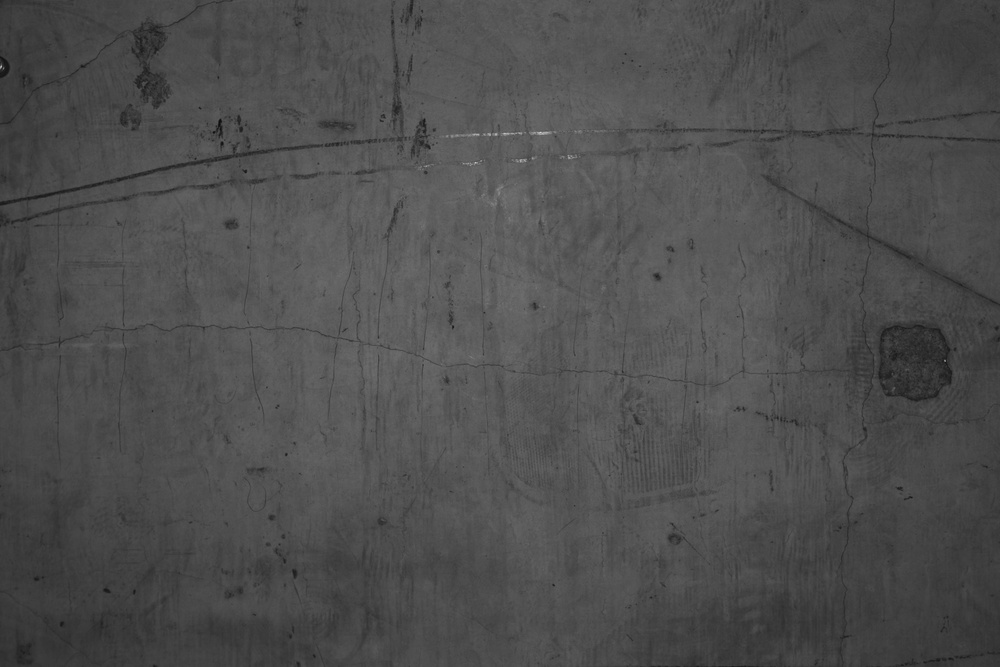
//> input picture GribCanny_0510/GribCanny_0510/1.jpg, 1000 x 667 px, shrunk from 5472 x 3648 before the run
$ ./main   (built with g++ and OpenCV 4)
//> lines starting //> are read from the running program, lines starting //| are printed output that depends on the picture
#include <iostream>
#include <opencv2/opencv.hpp>
#include <vector>
#include <stack>
#include <algorithm>//*min_element(p,p+n)º¯Êý
#include <numeric>//iotaº¯Êý
#include <math.h>

using namespace std;
using namespace cv;

#define cut_rows 3
#define cut_cols 3


void AdaptiveFindThreshold(const Mat src, double& low, double& high, int aperture_size = 3)
{
    const int cn = src.channels();
    cv::Mat dx_img(src.rows, src.cols, CV_16SC(cn));
    cv::Mat dy_img(src.rows, src.cols, CV_16SC(cn));

    cv::Sobel(src, dx_img, CV_16S, 1, 0, aperture_size, 1, 0, cv::BORDER_DEFAULT);
    cv::Sobel(src, dy_img, CV_16S, 0, 1, aperture_size, 1, 0, cv::BORDER_DEFAULT);

    const int width = dx_img.cols;
    const int height = dx_img.rows;

    // ŒÆËã±ßÔµµÄÇ¿¶È, ²¢ŽæÓÚÍŒÏñÖÐ
    float maxv = 0;
    Mat img_dxy = Mat(height, width, CV_8UC1);
    for (int i = 0; i < height; i++)
    {
        const short* _dx = (short*)(dx_img.data + dx_img.step*i);//Ã¿Ò»ÐÐµÄÊ×µØÖ·
        const short* _dy = (short*)(dy_img.data + dy_img.step*i);
        for (int j = 0; j < width; j++)
        {
            img_dxy.ptr<uchar>(i)[j]= (int)(abs(_dx[j]) + abs(_dy[j]));
            maxv = maxv < img_dxy.ptr(i)[j] ? img_dxy.ptr(i)[j] : maxv;
        }
    }
    Mat BW;
    low=threshold(img_dxy, BW, 0, 255, CV_THRESH_BINARY_INV | CV_THRESH_OTSU);

high = low * 2.5;

}

void CutPics(Mat& srcImg, vector<Mat>& ceilImg, int height, int width) {

    int ceil_height = (int)(height / cut_rows);
    int ceil_width = (int)(width / cut_cols);
    int ceil_down_height = height - (cut_rows - 1)*ceil_height;
    int ceil_right_width = width - (cut_cols - 1)*ceil_width;

    for (int i = 0; i < cut_rows - 1; i++)
        for (int j = 0; j < cut_cols; j++)
        {
            if (j < cut_cols - 1)
            {
                Rect rect(j*ceil_width, i*ceil_height, ceil_width, ceil_height);
                ceilImg.push_back(srcImg(rect));

            }
            else
            {
                Rect rect((cut_cols - 1)*ceil_width, i*ceil_height, ceil_right_width, ceil_height);
                ceilImg.push_back(srcImg(rect));
            }
        }

    for (int i = 0; i < cut_cols; i++)
    {
        if (i < cut_cols - 1)
        {
            Rect rect(i*ceil_width, (cut_rows - 1)*ceil_height, ceil_width, ceil_down_height);
            ceilImg.push_back(srcImg(rect));
        }
        else   //ÓÒÏÂœÇÕâžöÍŒÏñ¿é
        {
            Rect rect((cut_cols - 1)*ceil_width, (cut_rows - 1)*ceil_height, ceil_right_width, ceil_down_height);
            ceilImg.push_back(srcImg(rect));
        }
    }

}

Mat StitchPics(vector<Mat>& ceilImg, int height,int width) {

    Mat dst(height, width, CV_8UC1, Scalar(0));
    int ceil_x = 0, ceil_y = 0;
    for (auto ptr = ceilImg.begin(); ptr != ceilImg.end(); ++ptr) {

        Rect rect(ceil_x, ceil_y, (*ptr).cols, (*ptr).rows);
        (*ptr).copyTo(dst(rect));

        if (ceil_x + (*ptr).cols >= width) {
            ceil_y += (*ptr).rows;
            ceil_x = 0;
        }
        else {
            ceil_x += (*ptr).cols;
        }
    }

    return dst;

}

//Ñ°ÕÒµãŒ¯µÄ×îÐ¡ÍâœÓŸØÐÎµÄ×óÉÏµãºÍÓÒÏÂµã
void Straightness(Point& X1, Point& X2, vector<Point>& domain, int height ,int width) {
    RotatedRect rect = minAreaRect(domain);
    Point2f fourPoint2f[4];
    rect.points(fourPoint2f);//×îÐ¡ÍâœÓŸØÐÎµÄËÄžö¶¥µã

    float x[4], y[4];
    for (int i = 0; i < 4; ++i) {
        x[i] = fourPoint2f[i].x;
        y[i] = fourPoint2f[i].y;
    }
    X1.x = cvFloor(*min_element(x, x + 4))-1 < 0 ? 0 : cvFloor(*min_element(x, x + 4))-1;
    X2.x = cvCeil(*max_element(x, x + 4))+1 > (width-1) ? (width-1) : cvCeil(*max_element(x, x + 4))+1;
    X1.y = cvFloor(*min_element(y, y + 4))-1 < 0 ? 0 : cvFloor(*min_element(y, y + 4))-1;
    X2.y = cvCeil(*max_element(y, y + 4))+1 > (height-1) ? (height-1) : cvCeil(*max_element(y, y + 4))+1;
}

void binaryzation(Mat & srcImg) {
    Mat lookUpTable(1, 256, CV_8U, Scalar(255));
    lookUpTable.data[0] = 0;
    LUT(srcImg, lookUpTable, srcImg);
}


void findConnectedDomain(Mat & srcImg, vector<vector<Point>>& connectedDomains, int width_th, int area, float WHRatio, vector<int> & DomainsWidth) {
    Mat_<uchar> tempImg = (Mat_<uchar> &)srcImg;

    for (int i = 0; i < tempImg.rows; ++i) {
        uchar* row = tempImg.ptr(i);
        for (int j = 0; j < tempImg.cols; ++j) {
            if (row[j] == 255) {
                stack<Point> connectedPoints;
                vector<Point> domain;
                connectedPoints.push(Point(j, i));
                while (!connectedPoints.empty()) {
                    Point currentPoint = connectedPoints.top();
                    domain.push_back(currentPoint);

                    int colNum = currentPoint.x;
                    int rowNum = currentPoint.y;

                    tempImg.ptr(rowNum)[colNum] = 0;
                    connectedPoints.pop();

                    if (rowNum - 1 >= 0 && colNum - 1 >= 0 && tempImg.ptr(rowNum - 1)[colNum - 1] == 255) {
                        tempImg.ptr(rowNum - 1)[colNum - 1] = 0;
                        connectedPoints.push(Point(colNum - 1, rowNum - 1));
                    }
                    if (rowNum - 1 >= 0 && tempImg.ptr(rowNum - 1)[colNum] == 255) {
                        tempImg.ptr(rowNum - 1)[colNum] = 0;
                        connectedPoints.push(Point(colNum, rowNum - 1));
                    }
                    if (rowNum - 1 >= 0 && colNum + 1 < tempImg.cols && tempImg.ptr(rowNum - 1)[colNum + 1] == 255) {
                        tempImg.ptr(rowNum - 1)[colNum + 1] = 0;
                        connectedPoints.push(Point(colNum + 1, rowNum - 1));
                    }
                    if (colNum - 1 >= 0 && tempImg.ptr(rowNum)[colNum - 1] == 255) {
                        tempImg.ptr(rowNum)[colNum - 1] = 0;
                        connectedPoints.push(Point(colNum - 1, rowNum));
                    }
                    if (colNum + 1 < tempImg.cols && tempImg.ptr(rowNum)[colNum + 1] == 255) {
                        tempImg.ptr(rowNum)[colNum + 1] = 0;
                        connectedPoints.push(Point(colNum + 1, rowNum));
                    }
                    if (rowNum + 1 < tempImg.rows && colNum - 1 > 0 && tempImg.ptr(rowNum + 1)[colNum - 1] == 255) {
                        tempImg.ptr(rowNum + 1)[colNum - 1] = 0;
                        connectedPoints.push(Point(colNum - 1, rowNum + 1));
                    }
                    if (rowNum + 1 < tempImg.rows && tempImg.ptr(rowNum + 1)[colNum] == 255) {
                        tempImg.ptr(rowNum + 1)[colNum] = 0;
                        connectedPoints.push(Point(colNum, rowNum + 1));
                    }
                    if (rowNum + 1 < tempImg.rows && colNum + 1 < tempImg.cols && tempImg.ptr(rowNum + 1)[colNum + 1] == 255) {
                        tempImg.ptr(rowNum + 1)[colNum + 1] = 0;
                        connectedPoints.push(Point(colNum + 1, rowNum + 1));
                    }
                }
                if (domain.size() > area) {
                    RotatedRect rect = minAreaRect(domain);
                    //Point2f fourPoint2f[4];
                    //rect.points(fourPoint2f);//×îÐ¡ÍâœÓŸØÐÎµÄËÄžö¶¥µã
                    //Straightness(fourPoint2f, domain);

                    float width = rect.size.width;
                    float height = rect.size.height;
                    if (width < height) {
                        float temp = width;
                        width = height;
                        height = temp;
                    }
                    if (width > height * WHRatio && width > width_th) {
                        for (auto cit = domain.begin(); cit != domain.end(); ++cit) {
                            tempImg.ptr(cit->y)[cit->x] = 128;
                        }
                        connectedDomains.push_back(domain);
                        DomainsWidth.push_back(int(width));
                    }
                }
            }
        }
    }

    binaryzation(srcImg);
}

bool FindEndpoint(Mat & srcImg, vector<Point> & ske) {
    Mat lookUpTable(1, 256, CV_8U,Scalar(1));
    lookUpTable.at<uchar>(0,0) = 0;
    LUT(srcImg, lookUpTable, srcImg);
    vector<Point> duandian, jiedian;//¶Ëµã£¬œÚµã
    for (int i = 0;i < srcImg.rows;++i) {
        uchar* row = srcImg.ptr(i);
        for (int j = 0;j < srcImg.cols;++j) {
            if (row[j]) {
                int cnt = 0;
                cnt = (row[j - 1] + row[j + 1] + (row - srcImg.step)[j - 1] + (row - srcImg.step)[j] + (row - srcImg.step)[j + 1] + (row + srcImg.step)[j - 1] + (row + srcImg.step)[j] + (row + srcImg.step)[j + 1]);
                if (cnt == 1) {
                    duandian.push_back(Point(j, i));
                }
            }
        }
    }
    lookUpTable.at<uchar>(0, 1) = 255;
    LUT(srcImg, lookUpTable, srcImg);
    if (duandian.size() != 0) {
        ske = duandian;
        return true;
    }
    else {
        return false;
    }
}

//ŽÓÐ¡µœŽóÅÅÐò²¢Ž¢ŽæË÷Òý
template <typename T> vector<size_t> sort_indexes(const vector<T> &v) {
    // ³õÊŒ»¯Ë÷ÒýÏòÁ¿
    vector<size_t> idx(v.size());
    //Ê¹ÓÃiota¶ÔÏòÁ¿ž³0~£¿µÄÁ¬ÐøÖµ
    iota(idx.begin(), idx.end(), 0);
    // Íš¹ý±ÈœÏvµÄÖµ¶ÔË÷ÒýidxœøÐÐÅÅÐò
    sort(idx.begin(), idx.end(), [&v](size_t i1, size_t i2) {return v[i1] < v[i2];});
    return idx;
}

void zhang_thinimage_improve(Mat &srcimage)//µ¥ÍšµÀ¡¢¶þÖµ»¯ºóµÄÍŒÏñ
{
    vector<cv::Point> deletelist1;
    int Zhangmude[9];
    int nl = srcimage.rows;
    int nc = srcimage.cols;
    while (true)
    {
        for (int j = 1; j < (nl - 1); j++)
        {
            uchar* data_last = srcimage.ptr<uchar>(j - 1);
            uchar* data = srcimage.ptr<uchar>(j);
            uchar* data_next = srcimage.ptr<uchar>(j + 1);
            for (int i = 1; i < (nc - 1); i++)
            {
                if (data[i] == 255)
                {
                    Zhangmude[0] = 1;
                    if (data_last[i] == 255) Zhangmude[1] = 1;
                    else  Zhangmude[1] = 0;
                    if (data_last[i + 1] == 255) Zhangmude[2] = 1;
                    else  Zhangmude[2] = 0;
                    if (data[i + 1] == 255) Zhangmude[3] = 1;
                    else  Zhangmude[3] = 0;
                    if (data_next[i + 1] == 255) Zhangmude[4] = 1;
                    else  Zhangmude[4] = 0;
                    if (data_next[i] == 255) Zhangmude[5] = 1;
                    else  Zhangmude[5] = 0;
                    if (data_next[i - 1] == 255) Zhangmude[6] = 1;
                    else  Zhangmude[6] = 0;
                    if (data[i - 1] == 255) Zhangmude[7] = 1;
                    else  Zhangmude[7] = 0;
                    if (data_last[i - 1] == 255) Zhangmude[8] = 1;
                    else  Zhangmude[8] = 0;
                    int whitepointtotal = 0;
                    for (int k = 1; k < 9; k++)
                    {
                        //µÃµœ1µÄžöÊý
                        whitepointtotal = whitepointtotal + Zhangmude[k];
                    }
                    if ((whitepointtotal >= 2) && (whitepointtotal <= 6))
                    {
                        //µÃµœ01µÄžöÊý
                        int ap = 0;
                        if ((Zhangmude[1] == 0) && (Zhangmude[2] == 1)) ap++;
                        if ((Zhangmude[2] == 0) && (Zhangmude[3] == 1)) ap++;
                        if ((Zhangmude[3] == 0) && (Zhangmude[4] == 1)) ap++;
                        if ((Zhangmude[4] == 0) && (Zhangmude[5] == 1)) ap++;
                        if ((Zhangmude[5] == 0) && (Zhangmude[6] == 1)) ap++;
                        if ((Zhangmude[6] == 0) && (Zhangmude[7] == 1)) ap++;
                        if ((Zhangmude[7] == 0) && (Zhangmude[8] == 1)) ap++;
                        if ((Zhangmude[8] == 0) && (Zhangmude[1] == 1)) ap++;
                        //ŒÆËãbp
                        int bp = 0;
                        bp += Zhangmude[1];
                        bp += Zhangmude[2] << 1;
                        bp += Zhangmude[3] << 2;
                        bp += Zhangmude[4] << 3;
                        bp += Zhangmude[5] << 4;
                        bp += Zhangmude[6] << 5;
                        bp += Zhangmude[7] << 6;
                        bp += Zhangmude[8] << 7;

                        if (ap == 1 || bp == 65 || bp == 5 || bp == 20 || bp == 80 || bp == 13 || bp == 22 || bp == 52 || bp == 133 || bp == 141 || bp == 54)
                        {
                            if ((Zhangmude[1] * Zhangmude[7] * Zhangmude[5] == 0) && (Zhangmude[3] * Zhangmude[5] * Zhangmude[7] == 0))
                            {
                                deletelist1.push_back(cv::Point(i, j));  //Âú×ãÌõŒþ£¬È¥³ýžÃµã
                            }
                        }
                    }
                }
            }
        }
        if (deletelist1.size() == 0) break;
        for (size_t i = 0; i < deletelist1.size(); i++)
        {
            cv::Point tem;
            tem = deletelist1[i];
            uchar* data = srcimage.ptr<uchar>(tem.y);
            data[tem.x] = 0;
        }
        deletelist1.clear();


        for (int j = 1; j < (nl - 1); j++)
        {
            uchar* data_last = srcimage.ptr<uchar>(j - 1);
            uchar* data = srcimage.ptr<uchar>(j);
            uchar* data_next = srcimage.ptr<uchar>(j + 1);
            for (int i = 1; i < (nc - 1); i++)
            {
                if (data[i] == 255)
                {
                    Zhangmude[0] = 1;
                    if (data_last[i] == 255) Zhangmude[1] = 1;
                    else  Zhangmude[1] = 0;
                    if (data_last[i + 1] == 255) Zhangmude[2] = 1;
                    else  Zhangmude[2] = 0;
                    if (data[i + 1] == 255) Zhangmude[3] = 1;
                    else  Zhangmude[3] = 0;
                    if (data_next[i + 1] == 255) Zhangmude[4] = 1;
                    else  Zhangmude[4] = 0;
                    if (data_next[i] == 255) Zhangmude[5] = 1;
                    else  Zhangmude[5] = 0;
                    if (data_next[i - 1] == 255) Zhangmude[6] = 1;
                    else  Zhangmude[6] = 0;
                    if (data[i - 1] == 255) Zhangmude[7] = 1;
                    else  Zhangmude[7] = 0;
                    if (data_last[i - 1] == 255) Zhangmude[8] = 1;
                    else  Zhangmude[8] = 0;
                    int whitepointtotal = 0;
                    for (int k = 1; k < 9; k++)
                    {
                        whitepointtotal = whitepointtotal + Zhangmude[k];
                    }
                    if ((whitepointtotal >= 2) && (whitepointtotal <= 6))
                    {
                        int ap = 0;
                        if ((Zhangmude[1] == 0) && (Zhangmude[2] == 1)) ap++;
                        if ((Zhangmude[2] == 0) && (Zhangmude[3] == 1)) ap++;
                        if ((Zhangmude[3] == 0) && (Zhangmude[4] == 1)) ap++;
                        if ((Zhangmude[4] == 0) && (Zhangmude[5] == 1)) ap++;
                        if ((Zhangmude[5] == 0) && (Zhangmude[6] == 1)) ap++;
                        if ((Zhangmude[6] == 0) && (Zhangmude[7] == 1)) ap++;
                        if ((Zhangmude[7] == 0) && (Zhangmude[8] == 1)) ap++;
                        if ((Zhangmude[8] == 0) && (Zhangmude[1] == 1)) ap++;
                        int bp = 0;
                        bp += Zhangmude[1];
                        bp += Zhangmude[2] << 1;
                        bp += Zhangmude[3] << 2;
                        bp += Zhangmude[4] << 3;
                        bp += Zhangmude[5] << 4;
                        bp += Zhangmude[6] << 5;
                        bp += Zhangmude[7] << 6;
                        bp += Zhangmude[8] << 7;
                        if (ap == 1 || bp == 65 || bp == 5 || bp == 20 || bp == 80 || bp == 13 || bp == 22 || bp == 52 || bp == 133 || bp == 141 || bp == 54)
                        {
                            if ((Zhangmude[1] * Zhangmude[3] * Zhangmude[5] == 0) && (Zhangmude[3] * Zhangmude[1] * Zhangmude[7] == 0))
                            {
                                deletelist1.push_back(cv::Point(i, j));
                            }
                        }
                    }
                }
            }
        }
        if (deletelist1.size() == 0) break;
        for (size_t i = 0; i < deletelist1.size(); i++)
        {
            cv::Point tem;
            tem = deletelist1[i];
            uchar* data = srcimage.ptr<uchar>(tem.y);
            data[tem.x] = 0;
        }
        deletelist1.clear();
    }
}

void FindMinPoint(Mat & srcImg, Point crack, Point & new_crack) {
    //ÏñËØÖµÑ¹Èë¹æÔò£¬Ê×ÏÈÊÇnew_crack£¬È»ºóÊÇcrack
    //	4 3 2
    //	5 0 1
    //	6 7 8
    vector<uchar> gray;
    gray.push_back(srcImg.at<uchar>(crack));
    gray.push_back(srcImg.at<uchar>(crack.y, crack.x + 1));
    gray.push_back(srcImg.at<uchar>(crack.y - 1, crack.x + 1));
    gray.push_back(srcImg.at<uchar>(crack.y - 1, crack.x));
    gray.push_back(srcImg.at<uchar>(crack.y - 1, crack.x - 1));
    gray.push_back(srcImg.at<uchar>(crack.y, crack.x - 1));
    gray.push_back(srcImg.at<uchar>(crack.y + 1, crack.x - 1));
    gray.push_back(srcImg.at<uchar>(crack.y + 1, crack.x));
    gray.push_back(srcImg.at<uchar>(crack.y + 1, crack.x + 1));
    //ÉÏÃæÊÇcrack£¬ÏÂÃæÊÇnew_crack
    gray.push_back(srcImg.at<uchar>(new_crack));
    if (new_crack.x + 1 < srcImg.cols) {
        gray.push_back(srcImg.at<uchar>(new_crack.y, new_crack.x + 1));
    }
    else {
        gray.push_back(255);
    }
    if (new_crack.x + 1 < srcImg.cols && new_crack.y - 1 >= 0) {
        gray.push_back(srcImg.at<uchar>(new_crack.y - 1, new_crack.x + 1));
    }
    else {
        gray.push_back(255);
    }
    if (new_crack.y - 1 >= 0) {
        gray.push_back(srcImg.at<uchar>(new_crack.y - 1, new_crack.x));
    }
    else {
        gray.push_back(255);
    }
    if (new_crack.y - 1 >= 0 && new_crack.x - 1 >= 0) {
        gray.push_back(srcImg.at<uchar>(new_crack.y - 1, new_crack.x - 1));
    }
    else {
        gray.push_back(255);
    }
    if (new_crack.x - 1 >= 0) {
        gray.push_back(srcImg.at<uchar>(new_crack.y, new_crack.x - 1));
    }
    else {
        gray.push_back(255);
    }
    if (new_crack.x - 1 >= 0 && new_crack.y + 1 < srcImg.rows) {
        gray.push_back(srcImg.at<uchar>(new_crack.y + 1, new_crack.x - 1));
    }
    else {
        gray.push_back(255);
    }
    if (new_crack.y + 1 < srcImg.rows) {
        gray.push_back(srcImg.at<uchar>(new_crack.y + 1, new_crack.x));
    }
    else {
        gray.push_back(255);
    }
    if (new_crack.y + 1 < srcImg.rows && new_crack.x + 1 < srcImg.cols) {
        gray.push_back(srcImg.at<uchar>(new_crack.y + 1, new_crack.x + 1));
    }
    else {
        gray.push_back(255);
    }
    //idxŽ¢ŽæË÷Òý
    vector<size_t>idx;
    idx = sort_indexes(gray);

    switch (idx[0])
    {
    case 0:
        new_crack = Point(crack.x, crack.y);
        break;
    case 1:
        new_crack = Point(crack.x+1, crack.y);
        break;
    case 2:
        new_crack = Point(crack.x + 1, crack.y - 1);
        break;
    case 3:
        new_crack = Point(crack.x, crack.y - 1);
        break;
    case 4:
        new_crack = Point(crack.x - 1, crack.y - 1);
        break;
    case 5:
        new_crack = Point(crack.x - 1, crack.y);
        break;
    case 6:
        new_crack = Point(crack.x - 1, crack.y + 1);
        break;
    case 7:
        new_crack = Point(crack.x, crack.y + 1);
        break;
    case 8:
        new_crack = Point(crack.x + 1, crack.y + 1);
        break;
    case 9:
        new_crack = Point(new_crack.x, new_crack.y);
        break;
    case 10:
        new_crack = Point(new_crack.x + 1, new_crack.y);
        break;
    case 11:
        new_crack = Point(new_crack.x + 1, new_crack.y - 1);
        break;
    case 12:
        new_crack = Point(new_crack.x, new_crack.y - 1);
        break;
    case 13:
        new_crack = Point(new_crack.x - 1, new_crack.y - 1);
        break;
    case 14:
        new_crack = Point(new_crack.x - 1, new_crack.y);
        break;
    case 15:
        new_crack = Point(new_crack.x - 1, new_crack.y + 1);
        break;
    case 16:
        new_crack = Point(new_crack.x, new_crack.y + 1);
        break;
    case 17:
        new_crack = Point(new_crack.x + 1, new_crack.y + 1);
        break;
    default:
        break;
    }
}


int bSums(Mat src)
{

    int counter = 0;
    //µüŽúÆ÷·ÃÎÊÏñËØµã
    Mat_<uchar>::iterator it = src.begin<uchar>();
    Mat_<uchar>::iterator itend = src.end<uchar>();
    for (; it != itend; ++it)
    {
        if ((*it) > 0) counter += 1;//¶þÖµ»¯ºó£¬ÏñËØµãÊÇ0»òÕß255
    }
    return counter;
}

// [140 lines left out: function findwidth, not called in this run]


int main() {
    Mat srcImg = imread("1.jpg",-1);//ºÄÊ±201ms
//> srcImg is the input picture: 667 rows x 1000 cols, CV_8UC1; min 13, max 214, mean 77.9
    //cvtColor(srcImg, srcImg, CV_BGR2GRAY); //Èç¹û¶ÁÈëµÄÊÇ²ÊÉ«ÍŒÏñÐèÒª×ª»»ÎªºÚ°×ÍŒ
    Mat output(srcImg.rows, srcImg.cols, CV_8UC3, Scalar(0, 0, 255));//ºÄÊ±105ms
    Mat srcImg_clone = srcImg.clone();

    int height = srcImg.rows;
    int width = srcImg.cols;

    //œ«ÍŒÏñ·ÖÎªcut_rows*cut_colsžöÐ¡¿éœøÐÐcannyÔËËãµÃµœ±ßÔµ
    vector<Mat> ceilImg,ceilCanny;
    CutPics(srcImg, ceilImg, height,width);
//> after the loop in CutPics, `for (int i = 0; i < cut_rows - 1; i++)`:
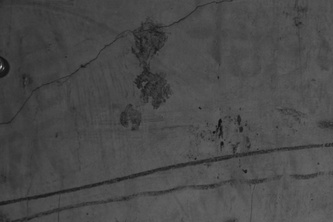
//> ceilImg[0]: 222 rows x 333 cols, CV_8UC1; min 13, max 187, mean 73.3
//> after the loop in CutPics, `for (int i = 0; i < cut_rows - 1; i++)`:
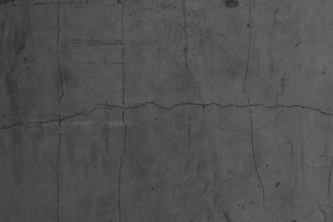
//> ceilImg[3]: 222 rows x 333 cols, CV_8UC1; min 35, max 106, mean 81.2
//> after the loop in CutPics, `for (int i = 0; i < cut_rows - 1; i++)`:
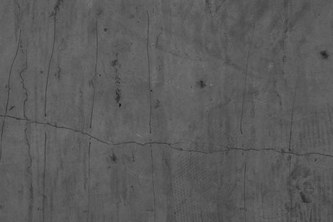
//> ceilImg[4]: 222 rows x 333 cols, CV_8UC1; min 26, max 125, mean 90.9
//> after the loop in CutPics, `for (int i = 0; i < cut_rows - 1; i++)`:
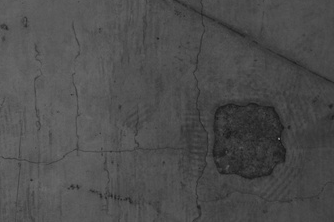
//> ceilImg[5]: 222 rows x 334 cols, CV_8UC1; min 19, max 128, mean 76.4

    for(auto ptr = ceilImg.begin(); ptr != ceilImg.end(); ++ptr){
        double low = 0; double high = 0;
        Mat dstImg;
        AdaptiveFindThreshold(*ptr, low, high);
        Canny(*ptr, dstImg, low, high);
        ceilCanny.push_back(dstImg);
    }//ºÄÊ±2.2s
//> this loop made 9 passes
//> (low, high) on passes 1 to 8: (62, 155), (62, 155), (42, 105), (38, 95), (42, 105), (44, 110), (28, 70), (28, 70)
//> pass 1, in AdaptiveFindThreshold, `cv::Sobel(src, dx_img, CV_16S, 1, 0, aperture_size, 1, 0, cv::BORDER_D..`:
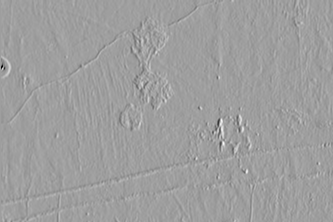
//> dx_img: 222 rows x 333 cols, CV_16SC1; min -424, max 258, mean 0.6; drawn with min black and max white
//> pass 1, in AdaptiveFindThreshold, `cv::Sobel(src, dy_img, CV_16S, 0, 1, aperture_size, 1, 0, cv::BORDER_D..`:
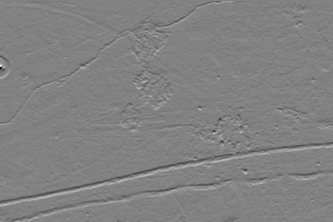
//> dy_img: 222 rows x 333 cols, CV_16SC1; min -398, max 384, mean 0.4; drawn with min black and max white
//> pass 1, `Canny(*ptr, dstImg, low, high);`:
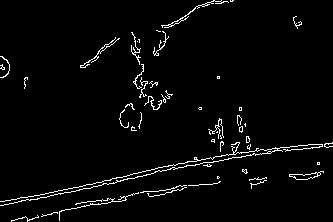
//> dstImg: 222 rows x 333 cols, CV_8UC1; 3% white in thin lines or dots

    Mat edge=StitchPics(ceilCanny, height, width);
//> the loop in StitchPics, `for (auto ptr = ceilImg.begin(); ptr != ceilImg.end(); ++ptr)` made 9 passes
//> (rect, ceil_x) on passes 1, 2, 4, 5, 7, 8: (Rect(0, 0, 333, 222), 333), (Rect(333, 0, 333, 222), 666), (Rect(0, 222, 333, 222), 333), (Rect(333, 222, 333, 222), 666), (Rect(0, 444, 333, 223), 333), (Rect(333, 444, 333, 223), 666)
//> (the rest of the program and of its run is left out)
